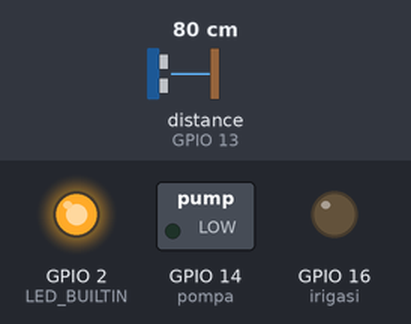
A sketch run on a simulated ESP8266 (Wemos D1 mini). Parts: switched loads named in the sketch (green lamp = pin HIGH), output pins drawn as LEDs (lit = HIGH, except the on-board LED, lit = LOW). Wiring (inferred from the names in the program): ultrasonic range finder: trigger GPIO 12; echo GPIO 13. The test bench sets the inputs (shaded band); at power-on: distance to the obstacle (sensor on GPIO 13) 80 cm. The echo pulse lasts 58.3 µs per cm; WiFi joins after 1.5 s; servers stay silent unless stated; uploads are accepted with an empty reply; pins used as bus, display or sensor lines are not drawn; what the sketch prints to the serial monitor is not drawn.

Above: at 1.6 s.
Timing chart, 0 to 5.3 s (numbered marks = the images above):
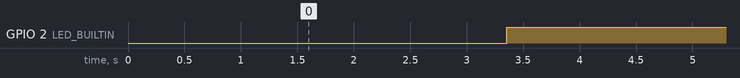

The sketch:

kirim_terima_database.ino
```cpp
// Library
#include <ESP8266HTTPClient.h>
#include <ESP8266WiFi.h>

// Identitas jaringan
const char* ssid      = "Warnet Putri";
const char* password  = "poiuytrewq";
char* host            = "192.168.100.149";
const uint16_t port   = 80;
const byte triger     = 12, echo = 13, pompa = 14, irigasi = 16;
long waktu, jarak;

void setup() {
  // Inisialisasi dan komunikasi serial
  Serial.begin(9600);
  pinMode(LED_BUILTIN,  OUTPUT);
  pinMode(triger,       OUTPUT);
  pinMode(echo,         INPUT);
  pinMode(pompa,        OUTPUT);
  pinMode(irigasi,      OUTPUT);

  // Setting WiFi
  WiFi.hostname("Petani Digital");
  WiFi.begin(ssid, password);
}

void loop() {
  // Baca nilai sensor
  digitalWrite(triger, LOW);
  delayMicroseconds(2);
  digitalWrite(triger, HIGH);
  delayMicroseconds(2);
  digitalWrite(triger, LOW);

  waktu = pulseIn(echo,HIGH);
  jarak = (waktu/2)/28;

  // Bila belum terhubung
  while(WiFi.status() !=WL_CONNECTED){
    digitalWrite(LED_BUILTIN, LOW);
    Serial.print("Menyambungkan ke ");
    Serial.println(ssid);
    delay(1000);
  }

  // Cek koneksi ke server
  WiFiClient client;
  if(!client.connect(host,port)){
    Serial.print("Menyambung ke ");
    Serial.println(host);
    return;
  }else{

    ////////////////////////////////////////// Kirim data ke server

    // Pengiriman data ke server
    String postData;
    HTTPClient http;
    postData = "Ketinggian_Air=" + String(jarak);

    // Eksekusi link
    http.begin(client,"http://" + String(host) + "/petanidigital/data/data_terima.php");
    http.addHeader("Content-Type","application/x-www-form-urlencoded");

    // Mode
    auto httpCode = http.POST(postData);
    String payload = http.getString();

    // Akhiri HTTP
    http.end();


    ////////////////////////////////////////// Ambil data pompa
    String Pompa;
    HTTPClient httpPompa;
    Pompa = "http://" + String(host) + "/petanidigital/data/data_pompa.php";

    // Eksekusi link
    httpPompa.begin(client,Pompa);
    httpPompa.addHeader("Content-Type","application/x-www-form-urlencoded");

    // Mode
    auto httpCodePompa = httpPompa.POST(Pompa);
    String status_pompa = httpPompa.getString();

    // Akhiri HTTP
    httpPompa.end();

    ////////////////////////////////////////// Ambil data irigasi

    // Pengiriman data ke server
    String Irigasi;
    HTTPClient httpIrigasi;
    Irigasi = "http://" + String(host) + "/petanidigital/data/data_irigasi.php";

    // Eksekusi link
    httpIrigasi.begin(client,Irigasi);
    httpIrigasi.addHeader("Content-Type","application/x-www-form-urlencoded");

    // Mode
    auto httpCodeIrigasi = httpIrigasi.POST(Irigasi);
    String status_irigasi = httpIrigasi.getString();

    // Akhiri HTTP
    httpIrigasi.end();

    ////////////////////////////////////////// Ambil data Ketinggian

    // Pengiriman data ke server
    String Ketinggian;
    HTTPClient httpKetinggian;
    Ketinggian = "http://" + String(host) + "/petanidigital/data/data_nilai.php";

    // Eksekusi link
    httpKetinggian.begin(client,Ketinggian);
    httpKetinggian.addHeader("Content-Type","application/x-www-form-urlencoded");

    // Mode
    auto httpCodeKetinggian = httpKetinggian.POST(Ketinggian);
    String status_ketinggian = httpKetinggian.getString();

    // Akhiri HTTP
    httpIrigasi.end();

    ////////////////////////////////////////// Ambil data usia

    // Pengiriman data ke server
    String Usia;
    HTTPClient httpUsia;
    Usia = "http://" + String(host) + "/petanidigital/data/data_usia.php";

    // Eksekusi link
    httpUsia.begin(client,Usia);
    httpUsia.addHeader("Content-Type","application/x-www-form-urlencoded");

    // Mode
    auto httpCodeUsia = httpUsia.POST(Usia);
    String status_usia = httpUsia.getString();

    // Akhiri HTTP
    httpIrigasi.end();


    ////////////////////////////////////////// Logika data mode manual

    if(status_pompa == "Hidup"){
      digitalWrite(pompa, HIGH);
    }else if(status_pompa == "Mati"){
      digitalWrite(pompa, LOW);
    }

     if(status_irigasi == "Terbuka"){
      digitalWrite(irigasi, HIGH);
    }else if(status_irigasi == "Tertutup"){
      digitalWrite(irigasi, LOW);
    }

    ////////////////////////////////////////// Logika data mode otomatis


    // Tersambung ke ssid dan host
    Serial.println("");
    Serial.print("Tersambung ke : ");
    Serial.println(ssid);
    Serial.print("Tersambung ke : ");
    Serial.println(host);
    Serial.print("Data sensor   : ");
    Serial.println(jarak);
    Serial.print("Pompa         : ");
    Serial.println(status_pompa);
    Serial.print("Irigasi       : ");
    Serial.println(status_irigasi);
    Serial.print("Ketinggian    : ");
    Serial.println(status_ketinggian);
    Serial.print("Usia          : ");
    Serial.println(status_usia);

    // Indikator Terhubung ke host
    digitalWrite(LED_BUILTIN, LOW);
    delay(50);
    digitalWrite(LED_BUILTIN, HIGH);
    delay(100);
  }
  delay(850);
}
```

Measured:
- by itself, GPIO 2 (LED_BUILTIN): alternates HIGH for 2.3 s and LOW for 0.05 s
